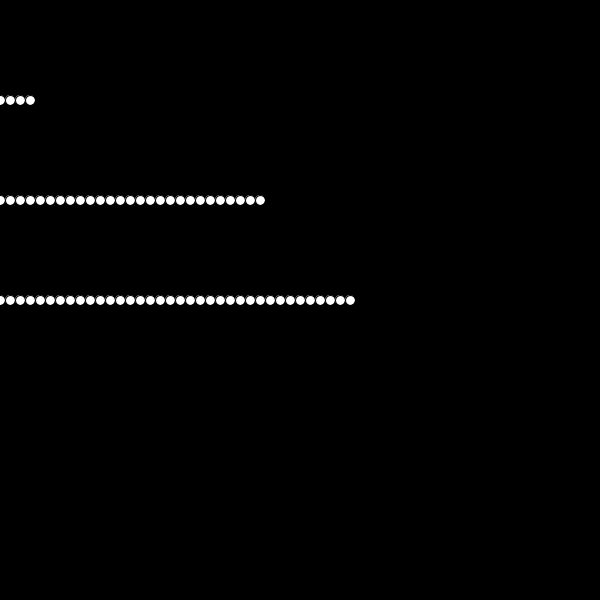
Frame 1 (no input)
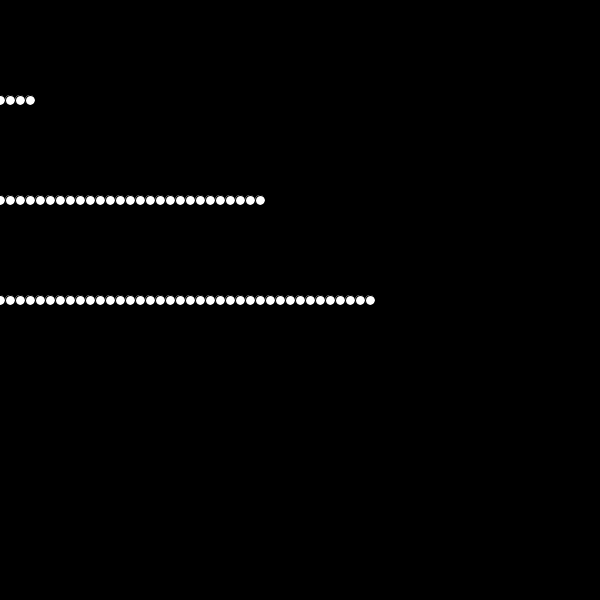
Frame 60 (the mouse pressed at the canvas centre just before this capture)
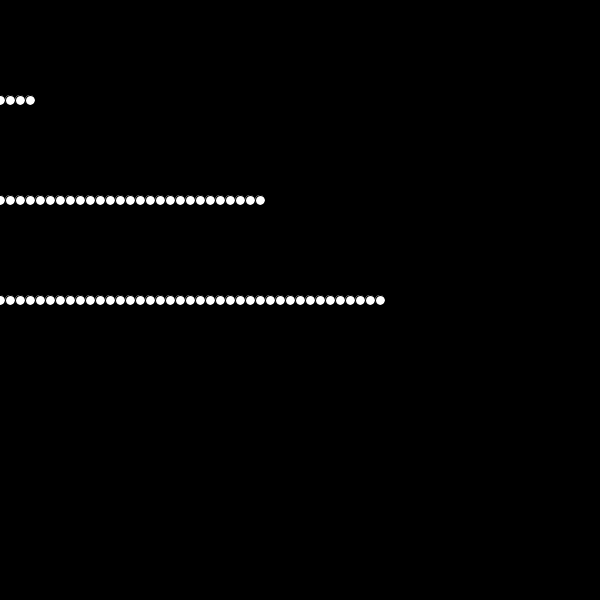
Frame 120 (the mouse held since frame 60 and released just before this capture)

The Processing sketch that drew these frames (run headless with seeded random() and noise(); from frame 60 on, the mouse is pressed at the canvas centre):

// Processing sketch: processing_185678
// ── processing_185678.pde

void setup() {
  size(600, 600);
}
void draw() {
  background(0);
  for (int h = 0;h<hour();h++) {
  ellipse(h*10,100,10,10);
  }
  for (int m = 0;m<minute();m++) {
  ellipse(m*10,200,10,10);
  }
  for (int s = 0;s<second();s++) {
  ellipse(s*10,300,10,10);
  }
}
